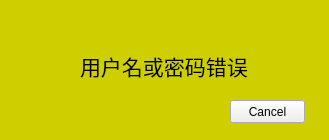
<?xml version="1.0" encoding="UTF-8"?>
<ui version="4.0">
 <class>Warning</class>
 <widget class="QWidget" name="Warning">
  <property name="geometry">
   <rect>
    <x>0</x>
    <y>0</y>
    <width>329</width>
    <height>140</height>
   </rect>
  </property>
  <property name="windowTitle">
   <string>Warning</string>
  </property>
  <property name="styleSheet">
   <string notr="true">QWidget#Warning{
background-color: rgb(207, 207, 0)
}
</string>
  </property>
  <widget class="QLabel" name="label">
   <property name="geometry">
    <rect>
     <x>80</x>
     <y>40</y>
     <width>171</width>
     <height>51</height>
    </rect>
   </property>
   <property name="font">
    <font>
     <family>华文新魏</family>
     <pointsize>16</pointsize>
     <weight>50</weight>
     <bold>false</bold>
    </font>
   </property>
   <property name="text">
    <string>用户名或密码错误</string>
   </property>
  </widget>
  <widget class="QPushButton" name="pushButton">
   <property name="geometry">
    <rect>
     <x>230</x>
     <y>100</y>
     <width>75</width>
     <height>23</height>
    </rect>
   </property>
   <property name="text">
    <string>Cancel</string>
   </property>
  </widget>
 </widget>
 <resources/>
 <connections/>
</ui>
